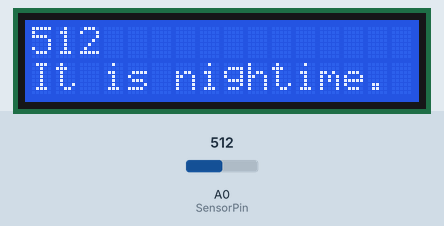
A sketch run on a simulated Arduino Uno, built with avr-gcc and run on an emulated ATmega328P. Parts: 16×2 character LCD. Inputs (shaded band) come from the test bench; at power-on: A0 (SensorPin) = 512. What the sketch prints to the serial monitor is not drawn.

Above: at 1.2 s.
1.3 s: A0 (SensorPin) set to 493
At 2.4 s:
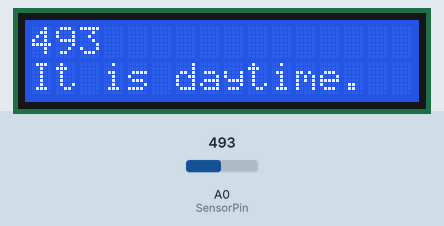
3.1 s: A0 (SensorPin) set to 510
At 4.4 s:
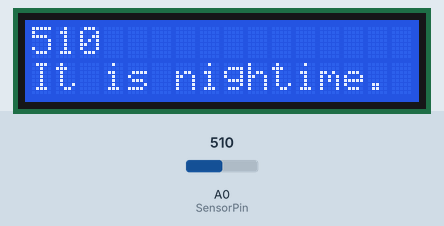
4.7 s: A0 (SensorPin) set to 490
At 5.7 s:
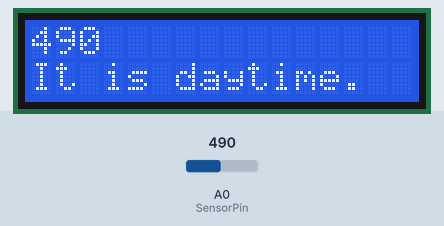
Timing chart, 0 to 7.7 s (numbered marks = the images above; inputs shaded):
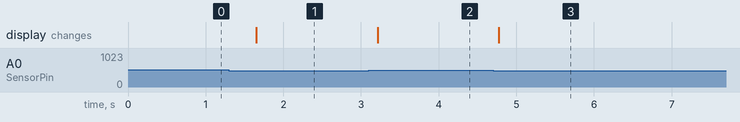

Measured:
- the behaviour switches between 501 and 500 on A0 (SensorPin) (found by bisection; images 0 and 1)
- after the input at 1.3 s, the display: changes after 0.35 s (image 1)
- after the input at 3.1 s, the display: changes after 0.11 s (image 2)
- after the input at 4.7 s, the display: changes after 0.08 s (image 3)

The sketch:

LCDVersion.ino
```cpp
#include <LiquidCrystal_I2C.h>

LiquidCrystal_I2C lcd(0x27, 16, 2); // or 0x3f

int LDR;
 int SensorPin = A0;

void setup() {
  lcd.init();
  lcd.backlight();
  Serial.begin(9600);
  pinMode(SensorPin, INPUT);
}

void loop() {
  LDR = analogRead(SensorPin);
  Serial.println(LDR);

  lcd.clear();
  lcd.setCursor(0, 0);
  lcd.print(LDR);


  if (LDR > 500) {
      lcd.setCursor(0, 1);
    lcd.print("It is nightime.");
  } else {
      lcd.setCursor(0, 1);
    lcd.print("It is daytime.");
  }

  delay(500);
}
```
